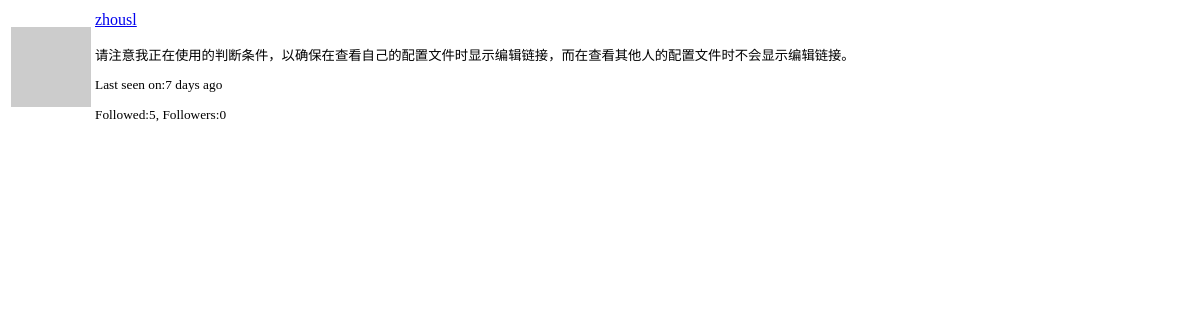
The app's page /user/zhousl/popup (signed in), older data.
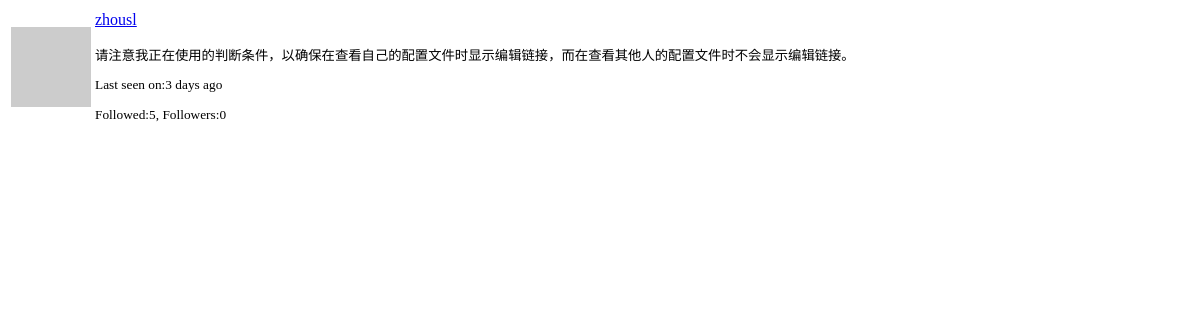
The same page, newer data.
### app/models.py (models this page shows, shortened)
class User(UserMixin, db.Model):
	__searchable__ = ['username']
	id = db.Column(db.Integer, primary_key=True)
	username = db.Column(db.String(64), index=True, unique=True)
	email = db.Column(db.String(120), index=True, unique=True)
	password_hash = db.Column(db.String(128))
	about_me = db.Column(db.String(140))
	last_seen = db.Column(db.DateTime, default=datetime.utcnow)
	posts = db.relationship('Post', backref='author',
							lazy='dynamic')  # Post指定“多”一侧的类名，提供指向"one"一侧的"many"侧的字段名称，使用 post.author。
	followed = db.relationship(
		'User',
		secondary=followers,  # 指定关联表
		primaryjoin=(followers.c.follower_id == id),  # 左侧（关注着）和关联表的联结条件，followed_id对应followers_id
		secondaryjoin=(followers.c.followed_id == id),  # 右侧（被关注着）和关联表的联结条件，和上面的相反
		backref=db.backref('followers', lazy='dynamic'), lazy='dynamic'  # 定义从右侧查询到左侧
	)
	message_sent = db.relationship('Message',
								   foreign_keys='Message.sender_id',
								   backref='author', lazy='dynamic')
	message_received = db.relationship('Message',
									   foreign_keys='Message.receiver_id',
									   backref='receiver', lazy='dynamic')
	last_message_read = db.Column(db.DateTime)  # 用来记录最后一次读消息的时间，用来检查是否有新消息
	notifications = db.relationship('Notification', backref='user', lazy='dynamic')
	tasks = db.relationship('Task', backref='user', lazy='dynamic')
	files = db.relationship('Files', backref='user', lazy='dynamic')
	'''密码相关'''
	'''头像相关'''
	def avatar(self, size):
		digest = md5(self.email.lower().encode('utf-8')).hexdigest()
		return 'https://www.gravatar.com/avatar/{}?d=identicon&s={}'.format(
			digest, size
		)
	'''用户关注'''
	'''联结查询，获取所有关注对象的文章和自己发表的文章'''
	'''重置密码'''
	'''私信'''
	'''消息通知'''
	'''后台任务'''

### app/main/routes.py (the view)
@bp.route('/user/<username>/popup')
@login_required
def user_popup(username):
	user = User.query.filter_by(username=username).first_or_404()
	return render_template('user_popup.html', user=user)

### app/main/routes.py (called while the page is built)
@bp.before_request
def before_request():
	if current_user.is_authenticated:
		current_user.last_seen = datetime.utcnow()
		db.session.commit()  # 这里可以直接commit而不用add()，因为只是修改了属性，而且db.session在调用current_user的时候以及打开
		g.search_form = SearchForm()  # 在这里创建表单实例可以更便捷的把表单放到base.html里面
	g.locale = str(get_locale())   # 获取客户端环境下使用的语言

### app/models.py (called while the page is built)
@login.user_loader
def load_user(id):
	return User.query.get(int(id))

### app/templates/user_popup.html (shortened to what this page needs)
<table class="table">
    <tr>
        <td width="64" style="border: 0px;"><img src="{{ user.avatar(64) }}"></td>
        <td style="border: 0px;">
            <p>
                <a href="{{ url_for('main.user', username=user.username) }}">{{ user.username }}</a>
            </p>
        <small>
            {% if user.about_me %}<p>{{ user.about_me }}</p>{% endif %}
            {% if user.last_seen %}
                <p>{{ _('Last seen on:') }}{{ moment(user.last_seen).fromNow() }}</p>
            {% endif %}
            <p>{{ _('Followed:') }}{{ user.followed.count() }}, {{ _('Followers:') }}{{ user.followers.count() }}</p>
        </small>
        </td>
    </tr>
</table>

Row changes from the older to the newer data that the page shows:
changed User "zhousl": last_seen "7 days ago" → "3 days ago"
